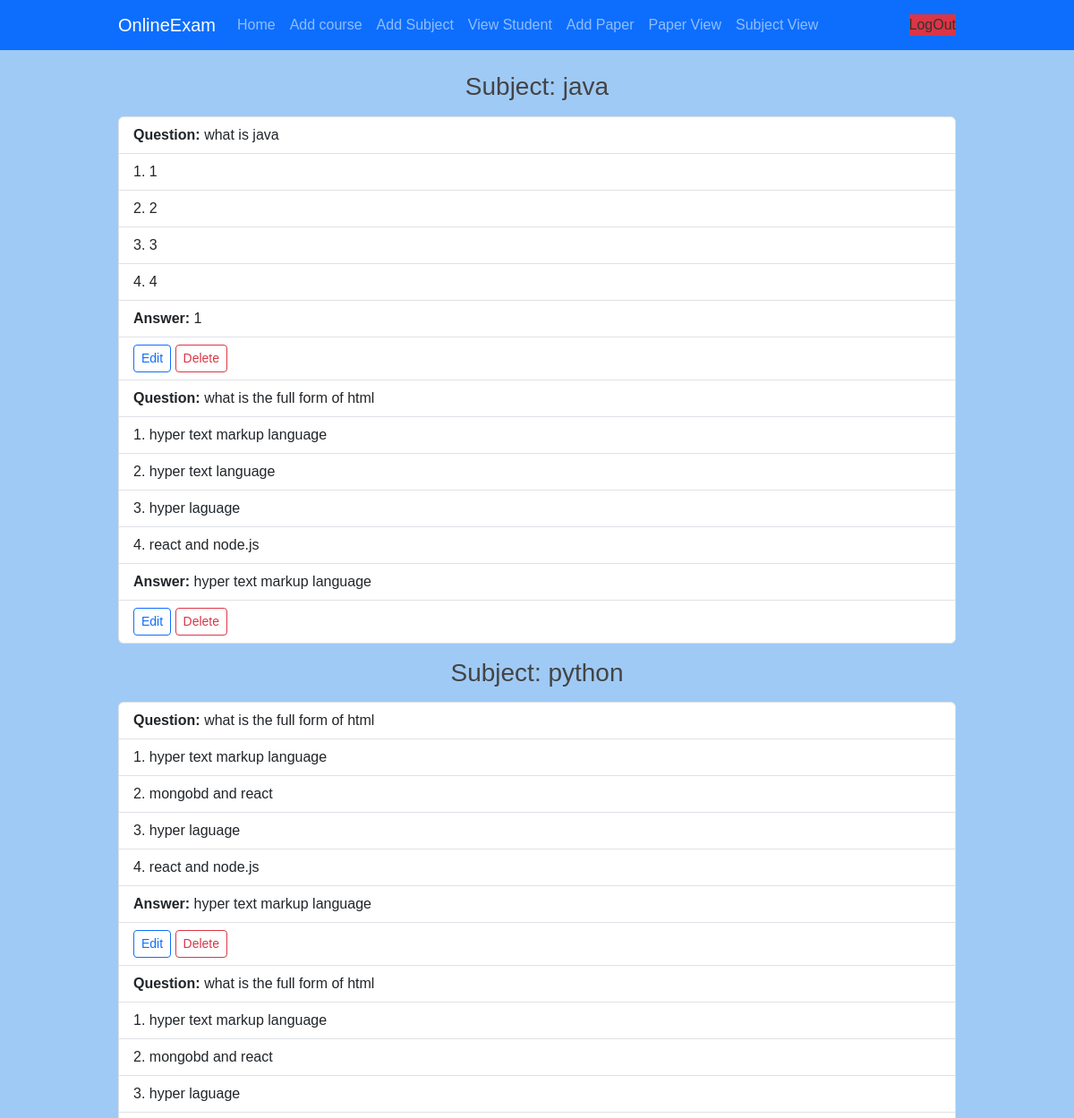
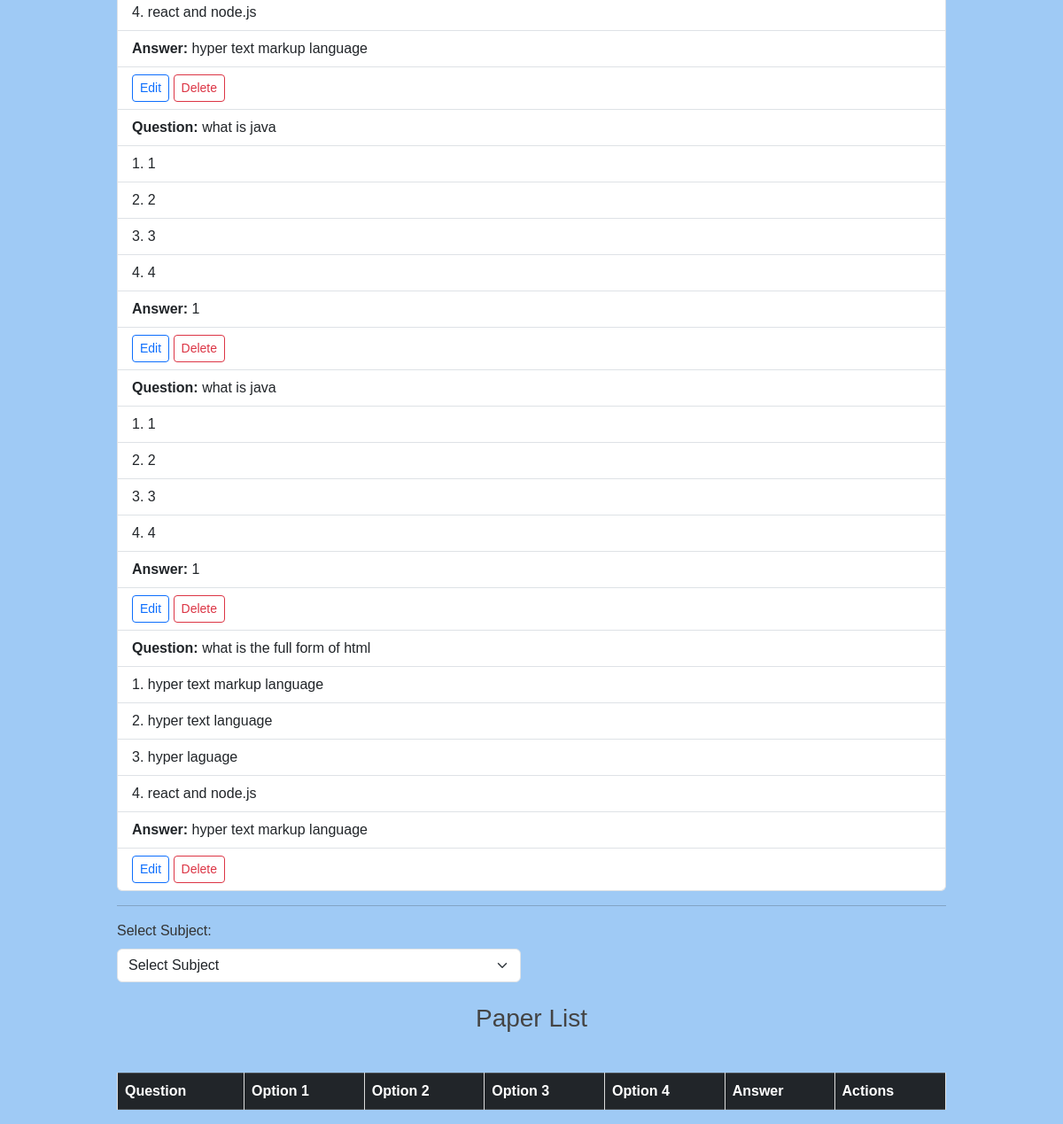
Page /myapp/paperview on the committed database (2 pictures, top to bottom).
### myapp/models.py (models this page shows, shortened)
class subject(models.Model):
    sub_name=models.CharField(max_length=250)
    shor_name=models.CharField(max_length=200)
    def __str__(self):
        return self.sub_name

class paper(models.Model):
    course=models.ForeignKey(course,on_delete=models.CASCADE,related_name='course')
    subject=models.ForeignKey(subject,on_delete=models.CASCADE,related_name='paper')
    question=models.CharField(max_length=100)
    option1=models.CharField(max_length=80)
    option2=models.CharField(max_length=80)
    option3=models.CharField(max_length=80)
    option4=models.CharField(max_length=80)
    answer=models.CharField(max_length=80)

### myapp/views.py (the view)
# urls.py: path("paperview",views.paperview),
def paperview(request):
    papers=paper.objects.all().order_by('subject')
    questions={}
    for pa in papers:
        if pa.subject not in questions:
            questions[pa.subject]=[]
        questions[pa.subject].append(pa)
    return render(request,"paperview.html",{'questions':questions})

### myapp/templates/paperview.html (shortened to what this page needs)
<!DOCTYPE html>
<html lang="en">
<head>
    {% load static %}
    <link rel="stylesheet" href="{% static 'bootstrap.css' %}">
    <link rel="stylesheet" href="{% static 'style.css' %}">
</head>
<body>
    <nav class="navbar navbar-expand-lg navbar-dark bg-primary">
        <div class="container">
            <a class="navbar-brand" href="#">OnlineExam</a>
            <div class="collapse navbar-collapse" id="navbarNav">
                <ul class="navbar-nav">
                    <li class="nav-item"><a class="nav-link" href="/myapp/adminportal">Home</a></li>
                    <li class="nav-item"><a class="nav-link" href="/myapp/courses">Add course</a></li>
                    <li class="nav-item"><a class="nav-link" href="/myapp/sub">Add Subject</a></li>
                    <li class="nav-item"><a class="nav-link" href="/myapp/view">View Student</a></li>
                    <li class="nav-item"><a class="nav-link" href="/myapp/addpaper">Add Paper</a></li>
                    <li class="nav-item"><a class="nav-link" href="/myapp/paperview">Paper View</a></li>
                    <li class="nav-item"><a class="nav-link" href="/myapp/subview">Subject View</a></li>
                </ul>
                <a class="nav-link ms-auto bg-danger" href="/myapp/admin">LogOut</a>
            </div>
        </div>
    </nav>
    <div class="container mt-4">
        {% if questions %}
        {% for subject, papers in questions.items %}
        <h3 class="text-center mb-3">Subject: {{ subject }}</h3>
        <ul class="list-group mb-3">
            {% for pa in papers %}
            <li class="list-group-item"><strong>Question:</strong> {{ pa.question }}</li>
            <li class="list-group-item">1. {{ pa.option1 }}</li>
            <li class="list-group-item">2. {{ pa.option2 }}</li>
            <li class="list-group-item">3. {{ pa.option3 }}</li>
            <li class="list-group-item">4. {{ pa.option4 }}</li>
            <li class="list-group-item"><strong>Answer:</strong> {{ pa.answer }}</li>
            <li class="list-group-item">
                <a href="/myapp/edit/{{ pa.id }}" class="btn btn-sm btn-outline-primary">Edit</a>
                <a href="/myapp/delete/{{pa.id}}" class="btn btn-sm btn-outline-danger">Delete</a>
            </li>
            {% endfor %}
        </ul>
        {% endfor %}
        {% endif %}
        <hr>
        <div class="row mb-4">
            <div class="col-md-6">
                <label for="subjectSelect" class="form-label">Select Subject:</label>
                <select id="subjectSelect" class="form-select">
                    <option selected>Select Subject</option>
                </select>
            </div>
        </div>
        <center class="mb-4"><h3>Paper List</h3></center>
        <div class="table-responsive">
            <table class="table table-bordered table-striped">
                <thead class="table-dark">
                    <tr>
                        <th>Question</th>
                        <th>Option 1</th>
                        <th>Option 2</th>
                        <th>Option 3</th>
                        <th>Option 4</th>
                        <th>Answer</th>
                        <th>Actions</th>
                    </tr>
                </thead>
            </table>
        </div>
    </div>
</body>
</html>

### myapp/static/style.css (style rules this page uses)
body { font-family: Arial, sans-serif; margin: 0; padding: 0; background: #9fcaf5; color: #333; }
h1, h2, h3 { color: #444; text-align: center; }
table { width: 80%; margin: 20px auto; border-collapse: collapse; }
table th, table td { border: 1px solid #ddd; padding: 10px; text-align: left; }
table th { background-color: #f2f2f2; }
.container { width: 80%; margin: 0 auto; }

### rows in the picture
subject: sub_name "java"
paper: question "what is java", option1 "1", option2 "2", option3 "3", option4 "4", answer "1"
paper: question "what is the full form of html", option1 "hyper text markup language", option2 "hyper text language", option3 "hyper laguage", option4 "react and node.js", answer "hyper text markup language"
subject: sub_name "python"
paper: question "what is the full form of html", option1 "hyper text markup language", option2 "mongobd and react", option3 "hyper laguage", option4 "react and node.js", answer "hyper text markup language"
paper: question "what is the full form of html", option1 "hyper text markup language", option2 "mongobd and react", option3 "hyper laguage", option4 "react and node.js", answer "hyper text markup language"
paper: question "what is java", option1 "1", option2 "2", option3 "3", option4 "4", answer "1"
paper: question "what is java", option1 "1", option2 "2", option3 "3", option4 "4", answer "1"
paper: question "what is the full form of html", option1 "hyper text markup language", option2 "hyper text language", option3 "hyper laguage", option4 "react and node.js", answer "hyper text markup language"
